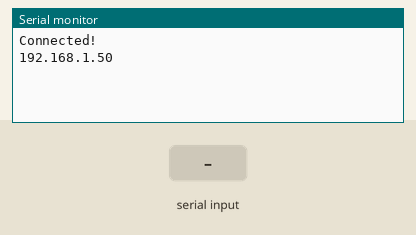
A sketch run on a simulated ESP32. Parts: the last lines printed to the serial monitor. The inputs (shaded band) are chosen by the test bench. WiFi joins after 1.5 s; servers stay silent unless stated.

Above: at 7.7 s.
7.8 s: "1" received over Serial
At 9.7 s:
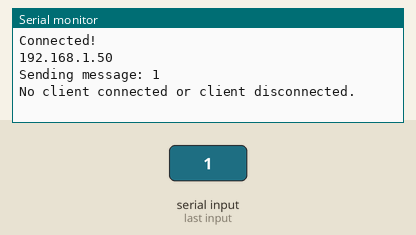
10.3 s: "0" received over Serial
At 11.6 s:
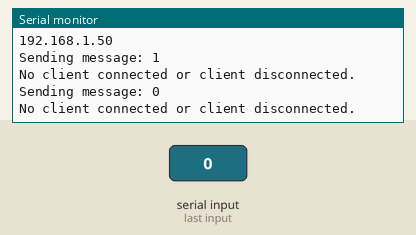
11.8 s: "2" received over Serial
At 14.0 s:
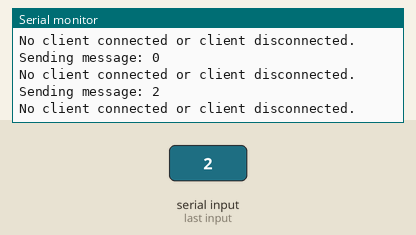

The sketch:

server-clienttrial.ino
```cpp
#include <WiFi.h>
#include <WebServer.h>
#include <AsyncTCP.h>


#define WIFI_SSID "SSID"
#define WIFI_PASSWORD "PASSWORD"

 IPAddress ip;
 AsyncServer server(8888); // Create a web server object that listens on port 8888
 AsyncClient* connectedClient = nullptr; // Create a WiFiClient object to handle incoming connections

 //callback function to handle incoming data from the client
void DataReceived(void* arg, AsyncClient* client, void* data, size_t len) {
    Serial.write((uint8_t*)data, len);
}

 //callback function
void clientConnected(void* arg, AsyncClient* client) {
    Serial.println("Client connected");
    client->write("Client connected to ESP32 server");

    client->onData(DataReceived, nullptr);

    // Store the connected client
    connectedClient = client;
}


void sendMessageToClient(String message) {
    // Send the message to the client
    if (connectedClient != nullptr && connectedClient->connected()) {
        connectedClient->write(message.c_str());
    }
    else {
        Serial.println("No client connected or client disconnected.");
    }

}

void setup() {
    delay(5000);
    Serial.begin(9600);

    // Connecting Esp32 to home network
    WiFi.mode(WIFI_STA);
    WiFi.begin(WIFI_SSID, WIFI_PASSWORD);

    // Wait until the ESP32 is connected to the Wi-Fi network
    while (WiFi.status() != WL_CONNECTED) {
        delay(500);
    }
    Serial.println("\nConnected!");

    // store/print IP address
    ip = WiFi.localIP();
    Serial.println(ip);

    //Open port 8888 for incoming connections
    server.onClient(clientConnected, nullptr);
    server.begin();

    // Waits and listens for incoming connections on port 8888
}


void loop() {
    //read from serial and send to client
    String usermessage = Serial.readString();
    usermessage.trim();
    if (usermessage.length() > 0) {
        Serial.println("Sending message: " + usermessage);
        sendMessageToClient(usermessage);
    }
}
```

Measured:
- after the input at 7.8 s, the serial monitor: prints a new line after 1.0 s (image 1)
- after the input at 10.3 s, the serial monitor: prints a new line after 1.0 s (image 2)
- after the input at 11.8 s, the serial monitor: prints a new line after 1.0 s (image 3)
